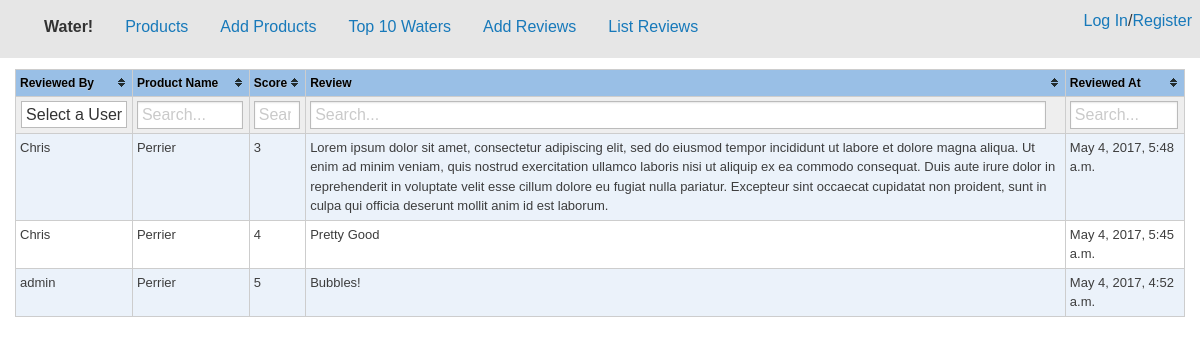
Before: /displayreviews with the older database file.
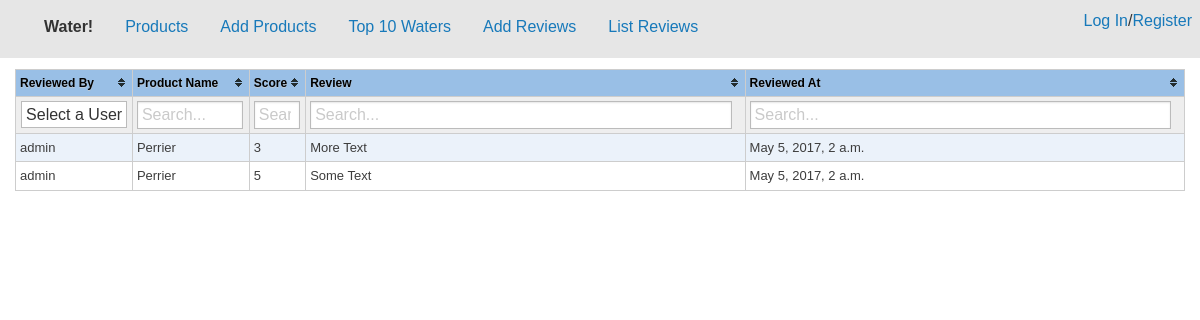
After: the same page with the newer database file.
### AddWater/models.py (models this page shows, shortened)
class Reviews(models.Model):
    ProductName = models.ForeignKey(Products)
    CATEGORY_CHOICES = (
        (1, '1'),
        (2, '2'),
        (3, '3'),
        (4, '4'),
        (5, '5'),
    )
    ReviewScore = models.PositiveSmallIntegerField(choices=CATEGORY_CHOICES)
    ReviewText = models.TextField()
    ReviewDate = models.DateTimeField(auto_now_add=True, db_index=True)
    username = models.ForeignKey(User)

class Products(models.Model):
    ProductName = models.CharField(max_length=100, unique=True)
    CATEGORY_CHOICES = (
        ('Sparkling', 'Sparkling'),
        ('Flat', 'Flat'),
    )
    ProductCategory = models.CharField(max_length=9, choices=CATEGORY_CHOICES)
    ProductTotalScore = models.PositiveSmallIntegerField()
    NumberofReviews = models.PositiveSmallIntegerField()
    ProductFlavor = models.OneToOneField(Flavors)
    INT_CHOICES = (
        (1, '1'),
        (2, '2'),
        (3, '3'),
        (4, '4'),
        (5, '5'),
    )
    def __str__(self):
        return self.ProductName

### AddWater/views.py (the view)
# urls.py: url(r'^displayreviews$',views.displayreviews, name='displayreviews'),
def displayreviews(request):
    reviews = Reviews.objects.order_by('-ReviewDate')
    context = {
        'title': "Home",
        'content': reviews,
    }
    return render(request, 'displayreviews.html', context)

### AddWater/templates/displayreviews.html (shortened to what this page needs)
{% extends "default.html" %}
{% load static %}
{% block content %}
  <div class="large-12 columns">
    <table id="revTable" class="tablesorter">
        <thead>
            <th class="username filter-select" data-placeholder="Select a User">Reviewed By</th>
            <th>Product Name</th>
            <th>Score</th>
            <th>Review</th>
            <th>Reviewed At</th>
        </thead>
        <tbody>
            {% for element in content %}
            <tr>
            <div id="{{ element.username }}">
                <td> {{ element.username }}</td>
                <td>{{ element.ProductName }}</td>
                <td>{{ element.ReviewScore }}</td>
                <td> {{ element.ReviewText }}</td>
                <td> {{ element.ReviewDate }}</td>
            </div>
            </tr>
            {% endfor %}
            </tbody>
            </table>
        {% endblock %}

### AddWater/templates/default.html (shortened to what this page needs)
{% extends "base.html" %}
{% load static %}
{% block head %}
<link rel="stylesheet" href="{% static "css/foundation.css" %}">
<link rel="stylesheet" href="{% static "css/app.css" %}">
<link rel="stylesheet" href="{% static "css/theme.blue.css" %}">
<link rel="stylesheet" href="{% static "css/jq.css" %}">
{% endblock %}

### AddWater/templates/base.html (shortened to what this page needs)
<!DOCTYPE html>
<html>
  <head>
  {% block head %}
  {% endblock %}
  </head>
  <body>
  <div class="top-bar">
  <div class="top-bar-left">
    <ul class="dropdown menu" data-dropdown-menu>
      <li class="menu-text">Water!</li>
     <li><a href="/">Products</a></li>
      <li><a href="/addproduct">Add Products</a></li>
      <li><a href="/top10">Top 10 Waters</a></li>
      <li><a href="/addReview">Add Reviews</a></li>
      <li><a href="/displayreviews">List Reviews</a></li>
    </ul>
  </div>
  <div class="top-bar-right">
        <ul class="dropdown menu" data-dropdown-menu>
          {% if user.is_authenticated %}
          <li>Account: <b>{{request.user.username}}<b></li>
          <li><a href="/logout/">Logout</a></li>
          {% else %}
              <li><p><a href="/login/">Log In</a>/<a href="/register">Register</a></p></li>
          {% endif %}
        </ul>
      </div>
</div>
    {% block content %}
    {% endblock %}
  </body>
</html>

### AddWater/static/css/theme.blue.css (style rules this page uses)
.tablesorter-blue { width: 100%; background-color: #fff; margin: 10px 0 15px; text-align: left; border-spacing: 0; border: #cdcdcd 1px solid; border-width: 1px 0 0 1px; }
.tablesorter-blue th, .tablesorter-blue td { border: #cdcdcd 1px solid; border-width: 0 1px 1px 0; }
.tablesorter-blue th, .tablesorter-blue thead td { font: 12px/18px Arial, Sans-serif; font-weight: bold; color: #000; background-color: #99bfe6; border-collapse: collapse; padding: 4px; text-shadow: 0 1px 0 rgba(204, 204, 204, 0.7); }
.tablesorter-blue tbody td, .tablesorter-blue tfoot th, .tablesorter-blue tfoot td { padding: 4px; vertical-align: top; }
.tablesorter-blue .header, .tablesorter-blue .tablesorter-header { background-repeat: no-repeat; background-position: center right; padding: 4px 18px 4px 4px; white-space: normal; cursor: pointer; }
.tablesorter-blue td { color: #3d3d3d; background-color: #fff; padding: 4px; vertical-align: top; }
.tablesorter-blue tbody tr.odd > td { background-color: #ebf2fa; }
.tablesorter-blue tbody tr.even > td { background-color: #fff; }

### AddWater/static/css/jq.css (style rules this page uses)
html { box-sizing: border-box; }
*, *:before, *:after { box-sizing: inherit; }
body,div,h1 { font-family:'trebuchet ms', verdana, arial;margin:0;padding:0; }
body { background-color:#fff;color:#333;margin:0;padding:0; }
table th { vertical-align:top; }
ul { list-style:square;padding-left:20px; }
table, p.small,.smallcode code { font-size:small; }

Changed rows visible on the page:
removed Reviews: username "Chris", ProductName "Perrier", ReviewScore "3", ReviewText "Lorem ipsum dolor sit amet, consectetur adipiscing elit, sed do eiusmod tempor incididunt ut labore et dolore magna aliqua. Ut enim ad minim veniam, quis nostrud exercitation ullamco laboris nisi ut aliquip ex ea commodo consequat. Duis aute irure dolor in reprehenderit in voluptate velit esse cillum dolore eu fugiat nulla pariatur. Excepteur sint occaecat cupidatat non proident, sunt in culpa qui officia deserunt mollit anim id est laborum.", ReviewDate "May 4, 2017, 5:48 a.m."
changed Reviews: username "Chris" → "admin"; ReviewScore "4" → "3"; ReviewText "Pretty Good" → "More Text"; ReviewDate "May 4, 2017, 5:45 a.m." → "May 5, 2017, 2 a.m."
changed Reviews: ReviewText "Bubbles!" → "Some Text"; ReviewDate "May 4, 2017, 4:52 a.m." → "May 5, 2017, 2 a.m."
